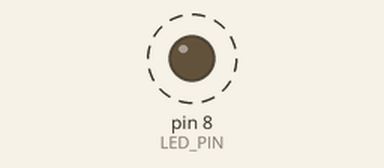
This sketch was run on a simulated Arduino Uno, built with avr-gcc and run on an emulated ATmega328P. On the bench: output pins drawn as LEDs (lit = HIGH). Dashed ring = blinking.

Above: at 0.6 s.
Timing chart, 0 to 3.0 s (numbered marks = the images above):
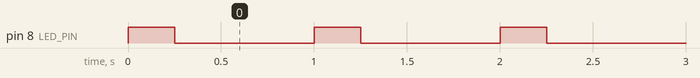

The sketch:

03_exercice_correction.ino
```cpp
/*
 * AlexTech Academy — M03 TP02, correction.
 * LED externe sur D8 avec résistance 330 ohms en série.
 * Une période complète dure 1 seconde : 250 ms allumée, 750 ms éteinte.
 */
const byte LED_PIN = 8;

void setup() {
  pinMode(LED_PIN, OUTPUT);
}

void loop() {
  digitalWrite(LED_PIN, HIGH);
  delay(250);                      // LED allumée 0,25 seconde
  digitalWrite(LED_PIN, LOW);
  delay(750);                      // LED éteinte 0,75 seconde
}
```

Measured:
- by itself, pin 8 (LED_PIN): alternates HIGH for 0.25 s and LOW for 0.75 s
